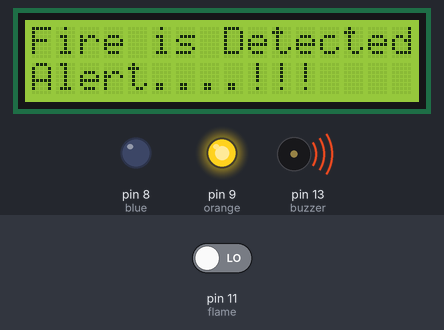
A sketch run on a simulated Arduino Uno, built with avr-gcc and run on an emulated ATmega328P. Parts: 16×2 character LCD, output pins drawn as LEDs (lit = HIGH), buzzer (waves = sounding, pin HIGH). Inputs (shaded band) come from the test bench; at power-on: pin 11 (flame) LOW.

Above: at 3.2 s.
3.3 s: pin 11 (flame) driven HIGH
At 5.3 s:
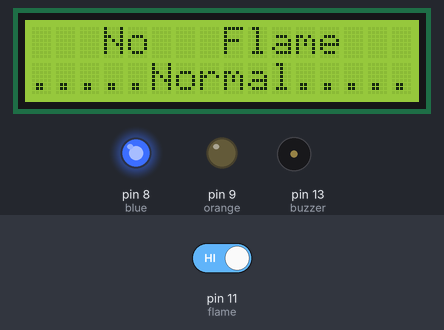
5.7 s: pin 11 (flame) driven LOW
At 6.3 s:
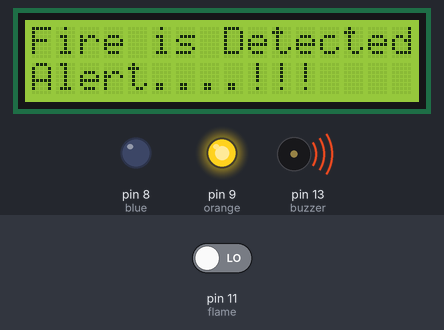
Timing chart, 0 to 8.7 s (numbered marks = the images above; inputs shaded):
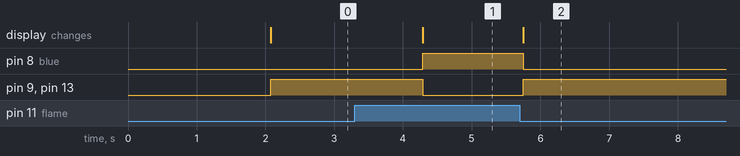

The sketch:

pika.ino
```cpp
#include <LiquidCrystal.h>
LiquidCrystal lcd(2, 3, 4, 5, 6, 7);

int flame = 11;
int buzzer = 13;
int blue = 8;
int orange = 9;
int read_value;
void setup(){
pinMode(flame, INPUT);
pinMode(buzzer,OUTPUT);
pinMode(orange,OUTPUT);
pinMode(blue,OUTPUT);

lcd.begin(16, 2);
lcd.clear(); lcd.setCursor(0,0);
lcd.print("    Welcome     ");
lcd.setCursor(0,1);
lcd.print("    Everyone    ");
delay(2000);
lcd.clear();
}

void loop(){
read_value = digitalRead(flame);
if(read_value==HIGH){
lcd.setCursor(0, 0);
lcd.print("   No   Flame   ");
lcd.setCursor(0, 1);
lcd.print(".....Normal.....");
digitalWrite(buzzer, LOW);
digitalWrite(orange, LOW);
digitalWrite(blue, HIGH);
} else{
lcd.setCursor(0, 0);
lcd.print("Fire is Detected");
lcd.setCursor(0, 1);
lcd.print("Alert....!!!    ");

digitalWrite(buzzer, HIGH);
digitalWrite(orange, HIGH);
digitalWrite(blue, LOW);
delay(1000);
}
delay(100);
}
```

Measured:
- after the input at 3.3 s, pin 8 (blue): LOW → HIGH after 0.98 s; pin 9 (orange), pin 13 (buzzer): HIGH → LOW after 0.98 s; the display: changes after 0.98 s (image 1)
- after the input at 5.7 s, pin 8 (blue): HIGH → LOW after 0.05 s; pin 9 (orange), pin 13 (buzzer): LOW → HIGH after 0.05 s; the display: changes after 0.05 s (image 2)
